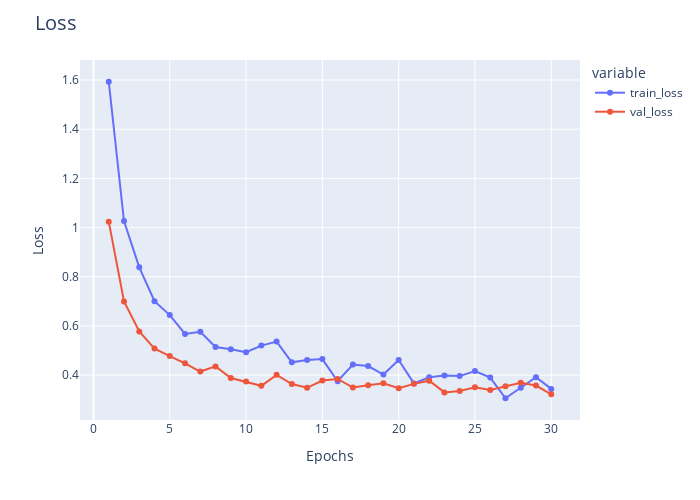

Notebook code cell kept with this figure:
### Code cell
fig = px.line(H, x='epoch', y=['train_loss', 'val_loss'], markers=True)
fig.update_layout(yaxis_title='Loss', xaxis_title = 'Epochs',title = 'Loss',title_font_size=20)
fig.update_layout(width=700, height=500) 
fig.show()
fig.write_html('../metrics/loss.html')

### Figure 1 — Plotly figure (JSON) as saved in the notebook; plotly's stock layout.template omitted (floating-point values rounded to 4 significant figures)
{"data": [{"hovertemplate": "variable=train_loss<br>epoch=%{x}<br>value=%{y}<extra></extra>", "legendgroup": "train_loss", "line": {"color": "#636efa", "dash": "solid"}, "marker": {"symbol": "circle"}, "mode": "markers+lines", "name": "train_loss", "orientation": "v", "showlegend": true, "type": "scatter", "x": [1, 2, 3, 4, 5, 6, 7, 8, 9, 10, 11, 12, 13, 14, 15, 16, 17, 18, 19, 20, 21, 22, 23, 24, 25, 26, 27, 28, 29, 30], "xaxis": "x", "y": [1.593, 1.026, 0.8382, 0.7008, 0.6443, 0.5676, 0.5767, 0.5144, 0.5053, 0.4932, 0.5202, 0.5367, 0.4521, 0.4615, 0.4653, 0.3752, 0.4435, 0.4371, 0.4026, 0.4617, 0.3664, 0.3911, 0.3986, 0.3962, 0.4169, 0.3901, 0.3061, 0.3491, 0.3913, 0.3442], "yaxis": "y"}, {"hovertemplate": "variable=val_loss<br>epoch=%{x}<br>value=%{y}<extra></extra>", "legendgroup": "val_loss", "line": {"color": "#EF553B", "dash": "solid"}, "marker": {"symbol": "circle"}, "mode": "markers+lines", "name": "val_loss", "orientation": "v", "showlegend": true, "type": "scatter", "x": [1, 2, 3, 4, 5, 6, 7, 8, 9, 10, 11, 12, 13, 14, 15, 16, 17, 18, 19, 20, 21, 22, 23, 24, 25, 26, 27, 28, 29, 30], "xaxis": "x", "y": [1.024, 0.6994, 0.578, 0.508, 0.4774, 0.448, 0.4147, 0.4356, 0.3884, 0.374, 0.3566, 0.4012, 0.3641, 0.3487, 0.3783, 0.3846, 0.3496, 0.3586, 0.3672, 0.3466, 0.3647, 0.3777, 0.33, 0.3354, 0.351, 0.3393, 0.3551, 0.3688, 0.3577, 0.322], "yaxis": "y"}], "layout": {"height": 500, "legend": {"title": {"text": "variable"}, "tracegroupgap": 0}, "margin": {"t": 60}, "title": {"font": {"size": 20}, "text": "Loss"}, "width": 700, "xaxis": {"anchor": "y", "autorange": true, "domain": [0, 1], "range": [-0.8876, 31.89], "title": {"text": "Epochs"}, "type": "linear"}, "yaxis": {"anchor": "x", "autorange": true, "domain": [0, 1], "range": [0.2177, 1.681], "title": {"text": "Loss"}, "type": "linear"}}}
